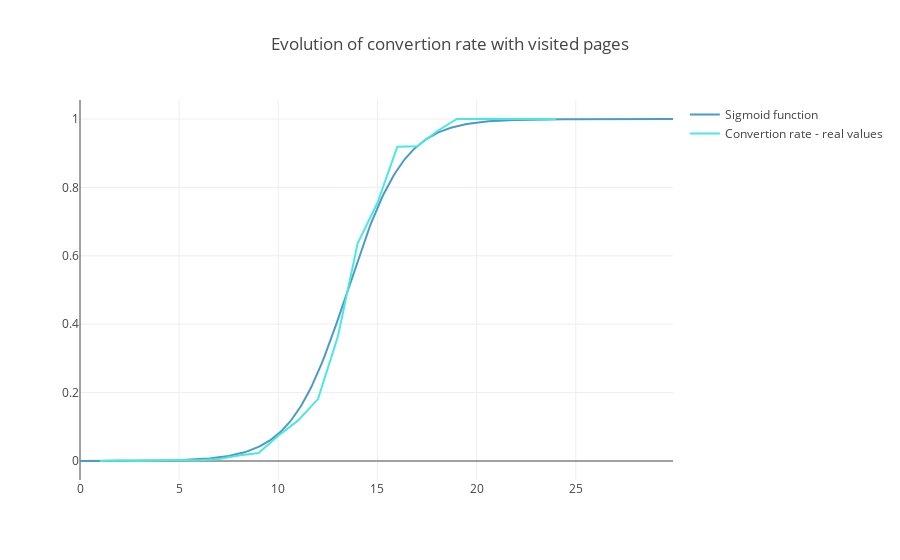

Source (notebook cell):
### Code cell
from scipy.stats import norm


x_axis = np.arange(0, 30, 0.1)


# Create figure
fig = go.Figure()

fig.add_trace(
    go.Scatter(
        x=x_axis,
        y=sigmoid(x_axis,0.7,13.5),
        name='Sigmoid function'
                ))

fig.add_trace(
    go.Scatter(
        x=data_temp['total_pages_visited'],
        y=data_temp['converstion_rate'],
        name='Convertion rate - real values'
    )
)

# Set title
fig.update_layout(
    title_text="Evolution of convertion rate with visited pages "
)

### Figure 1 — Plotly figure (JSON) as saved in the notebook; plotly's stock layout.template omitted (floating-point values rounded to 4 significant figures; data arrays with more than 128 entries replaced by an {"elided": "..."} marker saying what was removed)
{"data": [{"name": "Sigmoid function", "type": "scatter", "x": {"elided": "300 float values"}, "y": {"elided": "300 float values"}}, {"name": "Convertion rate - real values", "type": "scatter", "x": [1, 2, 3, 4, 5, 6, 7, 8, 9, 10, 11, 12, 13, 14, 15, 16, 17, 18, 19, 20, 21, 22, 23, 24], "y": [0, 0.001432, 0, 0.002373, 0.002632, 0.002014, 0.00565, 0.01599, 0.02326, 0.07364, 0.1187, 0.1811, 0.3636, 0.6364, 0.7551, 0.9189, 0.92, 0.9643, 1, 1, 1, 1, 1, 1]}], "layout": {"title": {"text": "Evolution of convertion rate with visited pages "}}}
